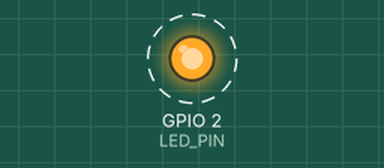
This sketch was run on a simulated ESP32. Shown: output pins drawn as LEDs (lit = HIGH). Dashed ring = blinking. What the sketch prints to the serial monitor is not drawn.

Above: at 0.5 s.
Timing chart, 0 to 4.6 s (numbered marks = the images above):
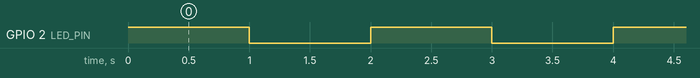

Measured:
- by itself, GPIO 2 (LED_PIN): alternates HIGH for 1.0 s and LOW for 1.0 s

The sketch:

blink.ino
```cpp
// blink -- the baseline sketch.
// Blinks the LED most ESP32 dev boards
// carry on GPIO 2, and reports each
// change on the serial line.
const int LED_PIN = 2;

void setup() {
  pinMode(LED_PIN, OUTPUT);
  Serial.begin(115200);
}

void loop() {
  digitalWrite(LED_PIN, HIGH);
  Serial.println("workshop node: LED on");
  delay(1000);
  digitalWrite(LED_PIN, LOW);
  Serial.println("workshop node: LED off");
  delay(1000);
}
```
